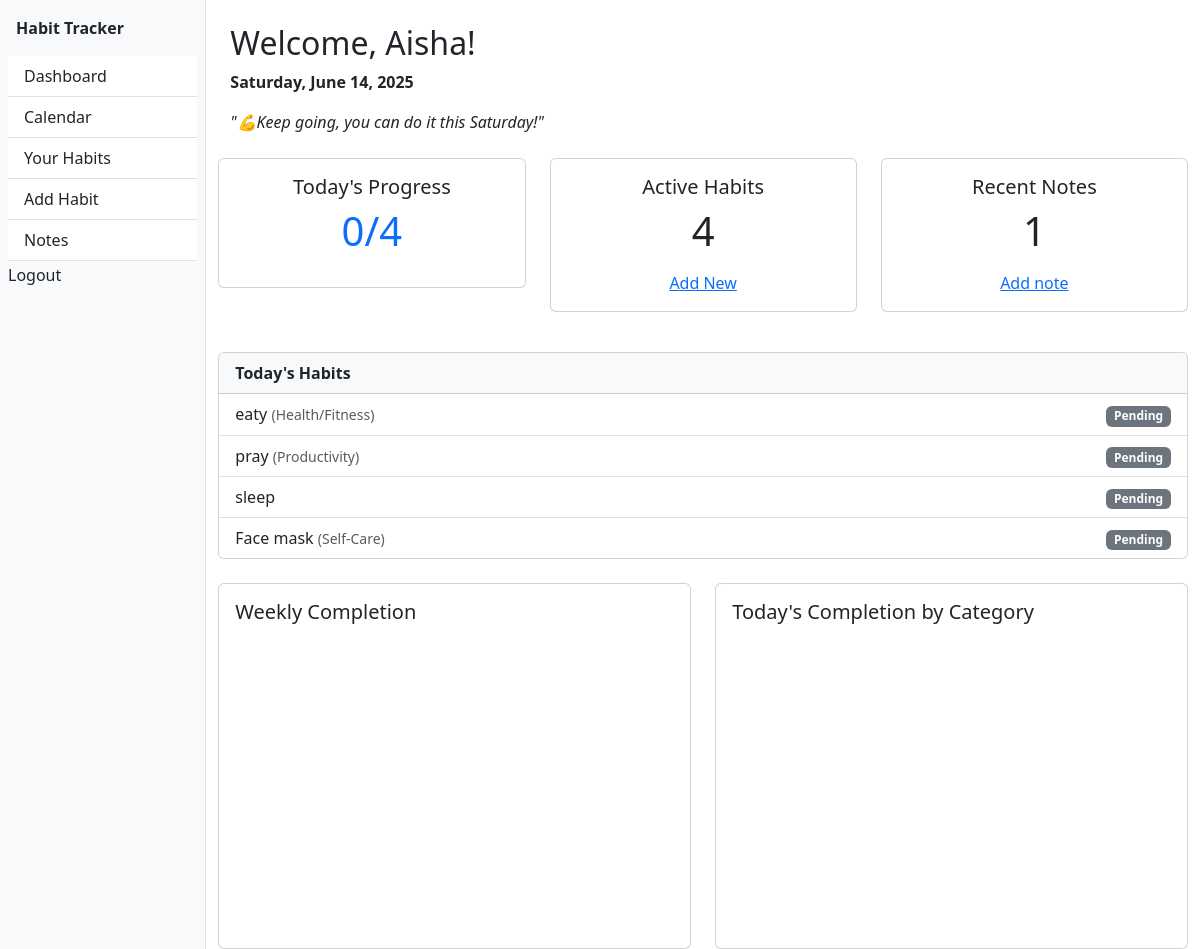
Page /habits/dashboard/ (signed in) on the committed database.
### habits/models.py (models this page shows, shortened)
class Habit(models.Model):
    CATEGORY_CHOICES = [
        ('health', 'Health/Fitness'),
        ('productivity', 'Productivity'),
        ('selfcare', 'Self-Care'),
        ('learning', 'Learning'),
        ('work', 'Work'),
        ('fun', 'Hobbies/Fun'),
    ]
    FREQUENCY_CHOICES = [
        ('daily', 'Daily'),
        ('weekly', 'Weekly'),
        ('custom', 'Custom'),
    ]
    user = models.ForeignKey(User, on_delete=models.CASCADE)
    name = models.CharField(max_length=100)  # e.g. "Drink water"
    description = models.TextField(blank=True)
    target = models.PositiveIntegerField(default=1)  # e.g. "8 glasses/day"
    frequency = models.CharField(max_length=20, choices=FREQUENCY_CHOICES, default='daily')
    category = models.CharField(max_length=50, choices=CATEGORY_CHOICES, blank=True)
    creation_date = models.DateTimeField(auto_now_add=True)
    is_template = models.BooleanField(default=False)  # For admin-curated templates
    created_by_admin = models.ForeignKey(
        User,
        on_delete=models.SET_NULL,
        null=True,
        blank=True,
        related_name='admin_habits'
    )

### habits/views.py (the view)
# urls.py: path('dashboard/', dashboard, name='dashboard'),
@login_required
def dashboard(request):
    habits = Habit.objects.filter(user=request.user)
    today = date.today()
    completed_habit_ids = HabitCompletion.objects.filter(
        habit__user=request.user,
        date=today,
        completed=True
    ).values_list('habit_id', flat=True)
    for habit in habits:
        habit.status = "Done" if habit.id in completed_habit_ids else "Pending"
    start_of_week = today - timedelta(days=today.weekday())  # Monday
    week_dates = [start_of_week + timedelta(days=i) for i in range(7)]
    weekly_data = HabitCompletion.objects.filter(
        habit__user=request.user,
        date__range=[week_dates[0], week_dates[-1]],
        completed=True
    ).values('date').annotate(count=Count('id'))
    chart_labels = [d.strftime('%a') for d in week_dates]
    chart_data = [next((item['count'] for item in weekly_data if item['date'] == d), 0) for d in week_dates]
    category_data = HabitCompletion.objects.filter(
        habit__user=request.user,
        date=today,
        completed=True
    ).values('habit__category').annotate(count=Count('id'))
    category_labels = []
    category_counts = []
    category_map = dict(Habit.CATEGORY_CHOICES)
    for item in category_data:
        label = category_map.get(item['habit__category'], 'Uncategorised')
        category_labels.append(label)
        category_counts.append(item['count'])
    completed_today = len(completed_habit_ids)
    habit_count = habits.count()
    notes_count = Note.objects.filter(user=request.user).count()
    return render(request, 'habits/dashboard.html', {
        'habits': habits,
        'completed_today': completed_today,
        'habit_count': habit_count,
        'today': today,
        'chart_labels': json.dumps(chart_labels),
        'chart_data': json.dumps(chart_data),
        'category_labels': json.dumps(category_labels),
        'category_data': json.dumps(category_counts),
        'notes_count': notes_count,
    })

### habits/templates/habits/dashboard.html (shortened to what this page needs)
{% extends 'habits/base.html' %}
{% block content %}
<div class="container mt-4">
    <h2>Welcome, {{ user.first_name|default:user.username }}!</h2>
    <p><strong>{{ today|date:"l, F j, Y" }}</strong></p>
  <p><em>"💪Keep going, you can do it this {{ today|date:'l' }}!"</em></p>
</div>
<div class="row mt-4">
    <div class="col-md-4 mb-3">
      <div class="card text-center">
        <div class="card-body">
          <h5 class="card-title">Today's Progress</h5>
          <p class="display-6 text-primary">{{ completed_today }}/{{ habit_count }}</p>
      </div>
    </div>
</div>
<div class="col-md-4 mb-3">
    <div class="card text-center">
      <div class="card-body">
        <h5 class="card-title">Active Habits</h5>
        <p class="display-6 text-purple">{{habit_count }}</p>
        <a href="{% url 'habits:habit_create' %}">Add New</a>
      </div>
    </div>
  </div>
<div class="col-md-4 mb-3">
    <div class="card text-center">
      <div class="card-body">
        <h5 class="card-title">Recent Notes</h5>
        <p class="display-6 text-purple">{{ notes_count }}</p>
        <a href="{% url 'habits:add_note' %}">Add note</a>
      </div>
    </div>
  </div>
</div>
<div class="card mt-4">
  <div class="card-header bg-light">
    <strong>Today's Habits</strong>
  </div>
  <ul class="list-group list-group-flush">
    {% for habit in habits %}
      <li class="list-group-item d-flex justify-content-between align-items-center">
        <div>
          {{ habit.name }}
          {% if habit.get_category_display %}
            <small class="text-muted">({{ habit.get_category_display }})</small>
          {% endif %}
        </div>
        <div>
          {% if habit.status == "Done" %}
            <span class="badge text-white" style="background-color: hotpink;">✔ Done</span>
          {% else %}
            <span class="badge bg-secondary">Pending</span>
          {% endif %}
        </div>
    {% endfor %}
  </ul>
</div>
<div class="row mt-4">
    <div class="col-md-6">
      <div class="card p-3">
        <h5>Weekly Completion</h5>
        <div id="weekly-completion-chart" style="height: 300px;"></div>
      </div>
    </div>
    <div class="col-md-6">
      <div class="card p-3">
        <h5>Today's Completion by Category</h5>
        <div id="category-completion-chart" style="height: 300px;"></div>
      </div>
    </div>
  </div>
{% endblock %}

### rows in the picture
Habit: name "eaty", category "Health/Fitness", shows "Pending"
Habit: name "pray", category "Productivity", shows "Pending"
Habit: name "sleep", shows "Pending"
Habit: name "Face mask", category "Self-Care", shows "Pending"

### other values in the picture
{{ user.first_name|default:user.username }} "Aisha"
{{ completed_today }} "0"
{{ habit_count }} "4"
{{ notes_count }} "1"
